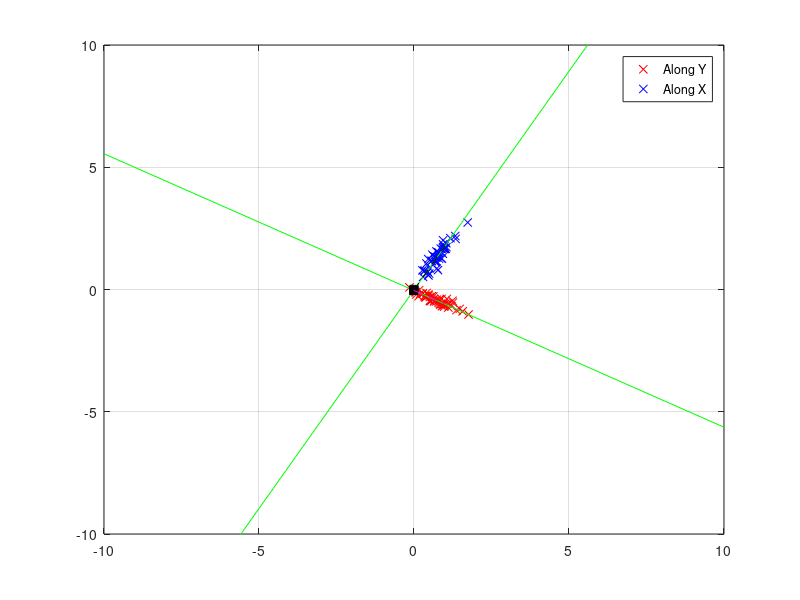

This figure's MATLAB source:
%% Solve optimal L-shape
% S - set of all points 
% u = (c1,c2,n1,2), Lp = n1*x + n2*y + c1 = 0 & Lq = -n2*x + n1*y + c2 = 0

rng(1337)
% Generate som test data 
m = 100; % nr of total points 
r = 1:m/2;
alongX = mvnrnd([1 0], [0.2 0.01;0.01 0.01],m/2); %[r', zeros(m/2,1)];%
alongY = mvnrnd([0 1.5], [0.01 0.01;0.01 0.4],m/2); %[zeros(m/2,1), r'];%

% Sort data to be ordered counterclockwise 
alongX = flip(sortrows(alongX,1));
alongY = sortrows(alongY,2);

S = [alongX; alongY];



phi = pi/6;

R = [cos(phi) -sin(phi); sin(phi) cos(phi)];   

S = S*R;

%S = S - repmat([10 1],m,1);

f = figure;
    hold on; grid on; box on;
    p1 = plot(S(1:0.5*m,1), S(1:0.5*m,2), 'rx');
    p2 = plot(S(0.5*m+1:end,1), S(0.5*m+1:end,2), 'bx');
    plot(0,0,'sk')
    ax = 10;
    axis([-ax ax -ax ax])
    legend([p1 p2], 'Along Y', 'Along X')
%%
if 0
f = figure;

for k = 1:length(S)    
    clf
    figure(f)
    hold on
    plot(S(:,1), S(:,2), 'bx')
    plot(S(k,1), S(k,2),'rx')
    
    pause(1)
    axis equal
end
    
end
%% This is where the algorithm starts
tic
v = 1; % initial index 
m = size(S,1); % Nr of rows/data
lambdaOp = 1e10; % approx inf, Op stands for Optimal 

% calc M
p = v;
q = m-v;

Xp = S(1:v,1); % Xp
Yp = S(1:v,2); % Yp

Yq = S(v+1:end,2); % Yq
Xq = S(v+1:end,1); % Xq

b1 = sum(Xp); % sumXp
c1 = sum(Yp); % sumYp

b2 = sum(Yq); % sumYq 
c2 = -1*sum(Xq); % sumXq

d3 = sum(Xp.^2) + sum(Yq.^2); % sqSumXpYq
c3 = sum(Xp.*Yp) - sum(Xq.*Yq); % sqDiffXpYq
d4 = sum(Yp.^2) + sum(Xq.^2); % sqSumYpXq 

M = [ p  0 b1 c1;...
      0  q b2 c2;...
     b1 b2 d3 c3;... 
     c1 c2 c3 d4];
 
M12 = M(1:2,3:4);
M11 = M(1:2,1:2);
M22 = M(3:4,3:4);

[n, lambda] = eig(M22 - M12'*(M11\M12)); % M22 - M12'*inv(M11)*M12
% Keep smallest eigenvalue & corresponding vetor 
[d, i] = min(diag(lambda));
lambda = d;
n = n(:,i);

if lambdaOp > lambda
   c = -1.*inv(M11)*M12*n;
   lambdaOp = lambda; 
   uOp = [c;n];
end
%%
while v < (m-1)
    % calculate deltaM 
    b1 = S(v+1,1); % x_{v+1}
    c1 = S(v+1,2); % y_{v+1}
    b2 = -c1; 
    c2 = b1;
    d3 = b1^2 - c1^2; % x_{v+1}^{2} - y_{v+1}^{2}
    c3 = 2*b1*c1;     % 2 * x_{v+1} * y_{v+1}
    d4 = c1^2 - b1^2; % y_{v+1}^{2} - x_{v+1}^{2}

    dM = [1  0  b1 c1;...
          0 -1  b2 c2;...
          b1 b2 d3 c3;...
          c1 c2 c3 d4];
      
    M = M + dM;
    
    M12 = M(1:2,3:4);
    M11 = M(1:2,1:2);
    M22 = M(3:4,3:4);
    v
    [n, lambda] = eig(M22 - M12'*inv(M11)*M12); % M22 - M12'*inv(M11)*M12
    % Keep smallest eigenvalue & corresponding vetor 
    [d, i] = min(diag(lambda));
    lambda = d;
    n = n(:,i);
    
    if lambdaOp > lambda   
       disp(v)
       c = -1.*inv(M11)*M12*n;
       lambdaOp = lambda; 
       uOp = [c;n];
    end
    v = v + 1;    
end
toc
% Done
%% Draw lines from uOp

c1 = uOp(1);
c2 = uOp(2);
n1 = uOp(3);
n2 = uOp(4);

% Define the two perp lines
x = -ax:ax;
y1 = -n1/n2*x - c1/n2;
y2 = n2/n1*x - c2/n1;

figure(f)

plot(x,y1,'-g')
plot(x,y2,'-g')

xc = -n1*c1 + n2*c2;
yc = -n2*c1 - n1*c2;
plot(xc, yc, 'sk','MarkerFace','k')

% 

vec1 = [xc yc;1 n2/n1-c2/n1];
vec2 = [xc yc;1 -n1/n2-c1/n2];

plot(vec1(:,1), vec1(:,2),'--k')
plot(vec2(:,1), vec2(:,2),'--m')


%% Prob distro 

% [H, prH] = ISEDVPE(S, 1);

% plot(H(2,:),prH,'x')










